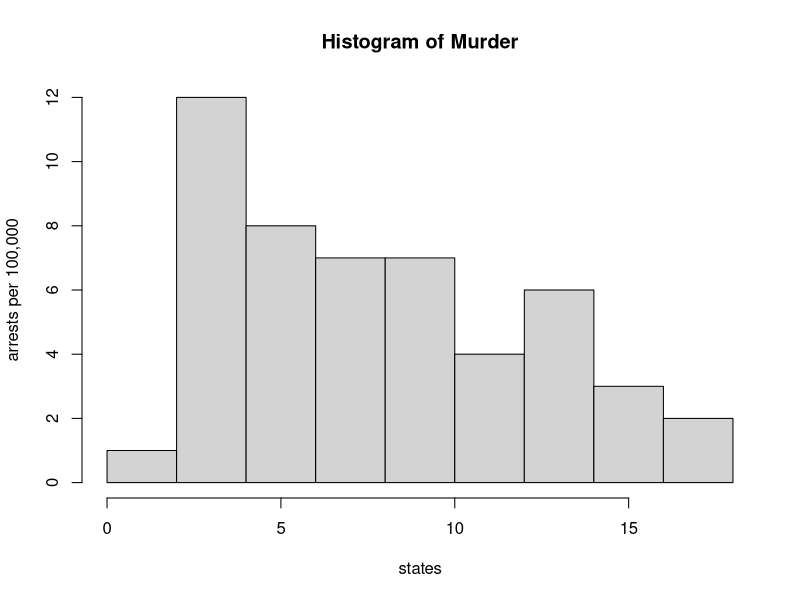
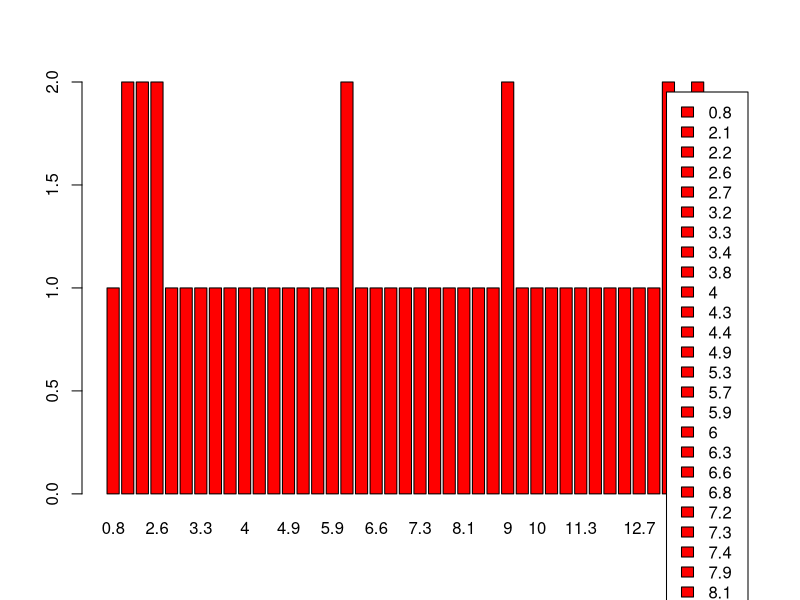
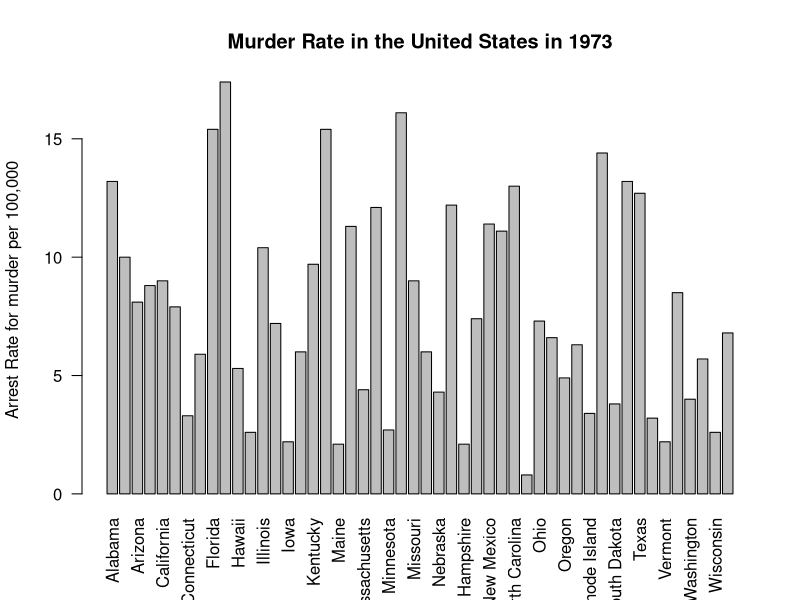
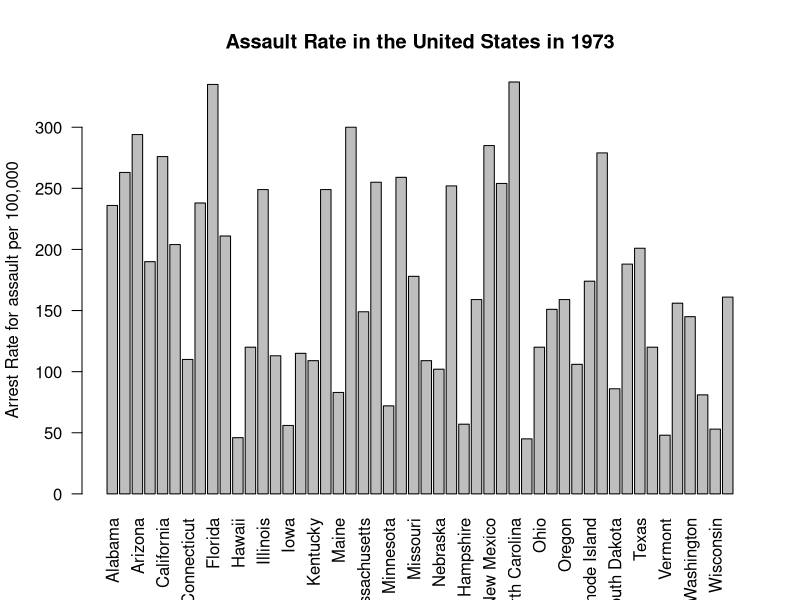
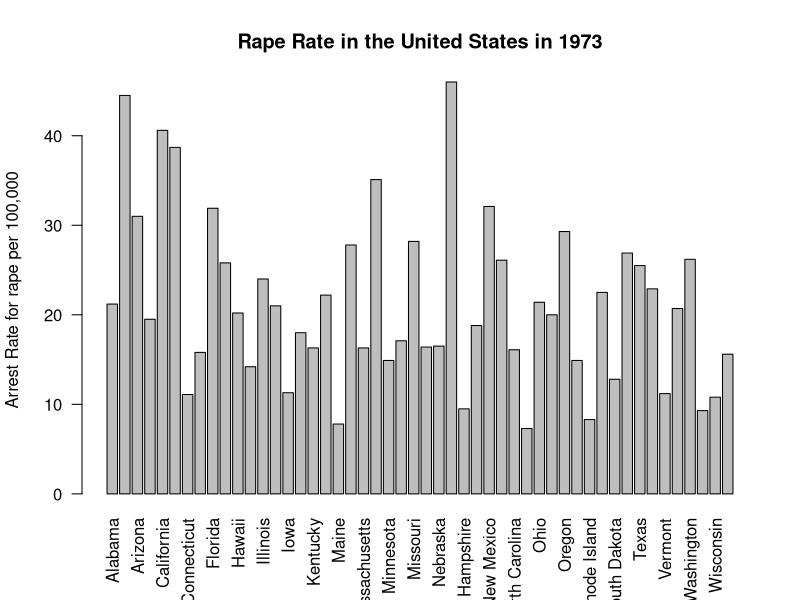

Here is the R script that generated these plots, in order: (Note: this script raises an error after producing the figures.)
#install.packages("datasets")
library(datasets)

USArrests

dat<-USArrests

head(dat)

names(dat)

#[1] "Murder"   "Assault"  "UrbanPop" "Rape"    

# This is my answer, when we put it into Rmarkdown we don't need the hashtag. 
# The four variables contained in this dataset are Murder, Assault, UrbanPop and Rape. 


dat$state <- tolower(rownames(USArrests))

USArrests

names(dat)

# Problem 3: Murder is a categorical variable, according to the DVB chapter. --- FALSE: It's a quantitative variable. 
# It is a BLANK R variable.

# Problem 4: In this dataset we have the number of arrests per 100,000 residents for each of the following categories: assault, murder and rape in each of the 50 US states in 1973.

summary(dat)


hist(dat$Murder, main="Histogram of Murder", xlab="states", ylab="arrests per 100,000")

counts <- table(dat$Murder)
barplot(counts, col=c("red"), legend=TRUE)

state.names = row.names(USArrests)
barplot(USArrests$Murder, names.arg = state.names, las = 2, ylab = "Arrest Rate for murder per 100,000", main = "Murder Rate in the United States in 1973")

?las

# Problem 6: Summarize Murder quantitatively. 
# Min: 0.800, 1st Q: 4.075, Median 7.250, Mean 7.788, 3rd Q 11.250, Max 17.400


summary(dat$Murder)

#Problem 7: 


state.names = row.names(USArrests)
barplot(USArrests$Assault, names.arg = state.names, las = 2, ylab = "Arrest Rate for assault per 100,000", main = "Assault Rate in the United States in 1973")


state.names = row.names(USArrests)
barplot(USArrests$Rape, names.arg = state.names, las = 2, ylab = "Arrest Rate for rape per 100,000", main = "Rape Rate in the United States in 1973")

test <- cbind(USArrests$Murder, names.arg = state.names, las = 2, ylab = "Arrest Rate for murder per 100,000", main = "Murder Rate in the United States in 1973",USArrests$Assault, names.arg = state.names, las = 2, ylab = "Arrest Rate for assault per 100,000", main = "Assault Rate in the United States in 1973",USArrests$Rape, names.arg = state.names, las = 2, ylab = "Arrest Rate for rape per 100,000", main = "Rape Rate in the United States in 1973")
barplot(test,beside=T)

par(mfrow=c(3,1))

?par
# *Answer*: par can be used to set or query graphical parameters. Parameters can be set by specifying them as arguments to par in tag = value form, or by passing them as a list of tagged values.


library('maps') 
library('ggplot2') 

ggplot(dat, aes(map_id=state, fill=Murder)) + 
  geom_map(map=map_data("state")) + 
  expand_limits(x=map_data("state")$long, y=map_data("state")$lat)

#Problem 8 : 
  
#Answer: The code allows us to make a heat map of arrests for murder per 100,000 in the USA. The first line tells R that we want to make a heat map according to states and that we want to use the data of arrests for murder to fill in each state. The second line creates the map and the last line expands the range to fit in all possible values. 
